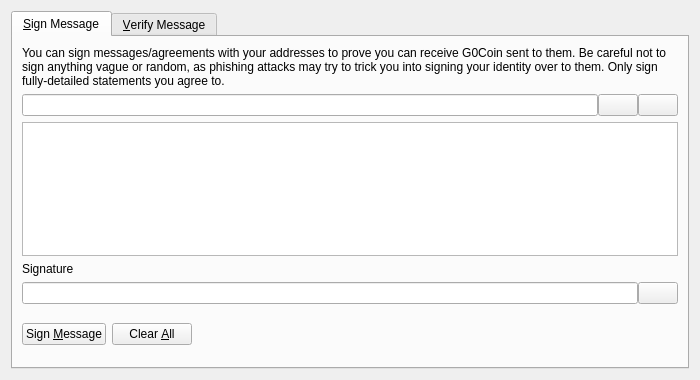
<?xml version="1.0" encoding="UTF-8"?>
<ui version="4.0">
 <class>SignVerifyMessageDialog</class>
 <widget class="QDialog" name="SignVerifyMessageDialog">
  <property name="geometry">
   <rect>
    <x>0</x>
    <y>0</y>
    <width>700</width>
    <height>380</height>
   </rect>
  </property>
  <property name="windowTitle">
   <string>Signatures - Sign / Verify a Message</string>
  </property>
  <property name="modal">
   <bool>true</bool>
  </property>
  <layout class="QVBoxLayout" name="verticalLayout">
   <item>
    <widget class="QTabWidget" name="tabWidget">
     <property name="currentIndex">
      <number>0</number>
     </property>
     <widget class="QWidget" name="tabSignMessage">
      <attribute name="title">
       <string>&amp;Sign Message</string>
      </attribute>
      <layout class="QVBoxLayout" name="verticalLayout_SM">
       <item>
        <widget class="QLabel" name="infoLabel_SM">
         <property name="text">
          <string>You can sign messages/agreements with your addresses to prove you can receive G0Coin sent to them. Be careful not to sign anything vague or random, as phishing attacks may try to trick you into signing your identity over to them. Only sign fully-detailed statements you agree to.</string>
         </property>
         <property name="textFormat">
          <enum>Qt::PlainText</enum>
         </property>
         <property name="wordWrap">
          <bool>true</bool>
         </property>
        </widget>
       </item>
       <item>
        <layout class="QHBoxLayout" name="horizontalLayout_1_SM">
         <property name="spacing">
          <number>0</number>
         </property>
         <item>
          <widget class="QValidatedLineEdit" name="addressIn_SM">
           <property name="toolTip">
            <string>The G0Coin address to sign the message with</string>
           </property>
          </widget>
         </item>
         <item>
          <widget class="QPushButton" name="addressBookButton_SM">
           <property name="toolTip">
            <string>Choose previously used address</string>
           </property>
           <property name="text">
            <string/>
           </property>
           <property name="shortcut">
            <string>Alt+A</string>
           </property>
           <property name="autoDefault">
            <bool>false</bool>
           </property>
          </widget>
         </item>
         <item>
          <widget class="QPushButton" name="pasteButton_SM">
           <property name="toolTip">
            <string>Paste address from clipboard</string>
           </property>
           <property name="text">
            <string/>
           </property>
           <property name="shortcut">
            <string>Alt+P</string>
           </property>
           <property name="autoDefault">
            <bool>false</bool>
           </property>
          </widget>
         </item>
        </layout>
       </item>
       <item>
        <widget class="QPlainTextEdit" name="messageIn_SM">
         <property name="toolTip">
          <string>Enter the message you want to sign here</string>
         </property>
        </widget>
       </item>
       <item>
        <widget class="QLabel" name="signatureLabel_SM">
         <property name="text">
          <string>Signature</string>
         </property>
         <property name="textFormat">
          <enum>Qt::PlainText</enum>
         </property>
        </widget>
       </item>
       <item>
        <layout class="QHBoxLayout" name="horizontalLayout_2_SM">
         <property name="spacing">
          <number>0</number>
         </property>
         <item>
          <widget class="QLineEdit" name="signatureOut_SM">
           <property name="font">
            <font>
             <italic>true</italic>
            </font>
           </property>
           <property name="readOnly">
            <bool>true</bool>
           </property>
          </widget>
         </item>
         <item>
          <widget class="QPushButton" name="copySignatureButton_SM">
           <property name="toolTip">
            <string>Copy the current signature to the system clipboard</string>
           </property>
           <property name="text">
            <string/>
           </property>
           <property name="autoDefault">
            <bool>false</bool>
           </property>
          </widget>
         </item>
        </layout>
       </item>
       <item>
        <layout class="QHBoxLayout" name="horizontalLayout_3_SM">
         <item>
          <widget class="QPushButton" name="signMessageButton_SM">
           <property name="toolTip">
            <string>Sign the message to prove you own this G0Coin address</string>
           </property>
           <property name="text">
            <string>Sign &amp;Message</string>
           </property>
           <property name="autoDefault">
            <bool>false</bool>
           </property>
          </widget>
         </item>
         <item>
          <widget class="QPushButton" name="clearButton_SM">
           <property name="toolTip">
            <string>Reset all sign message fields</string>
           </property>
           <property name="text">
            <string>Clear &amp;All</string>
           </property>
           <property name="autoDefault">
            <bool>false</bool>
           </property>
          </widget>
         </item>
         <item>
          <spacer name="horizontalSpacer_1_SM">
           <property name="orientation">
            <enum>Qt::Horizontal</enum>
           </property>
           <property name="sizeHint" stdset="0">
            <size>
             <width>40</width>
             <height>48</height>
            </size>
           </property>
          </spacer>
         </item>
         <item>
          <widget class="QLabel" name="statusLabel_SM">
           <property name="font">
            <font>
             <weight>75</weight>
             <bold>true</bold>
            </font>
           </property>
           <property name="text">
            <string/>
           </property>
           <property name="wordWrap">
            <bool>true</bool>
           </property>
          </widget>
         </item>
         <item>
          <spacer name="horizontalSpacer_2_SM">
           <property name="orientation">
            <enum>Qt::Horizontal</enum>
           </property>
           <property name="sizeHint" stdset="0">
            <size>
             <width>40</width>
             <height>48</height>
            </size>
           </property>
          </spacer>
         </item>
        </layout>
       </item>
      </layout>
     </widget>
     <widget class="QWidget" name="tabVerifyMessage">
      <attribute name="title">
       <string>&amp;Verify Message</string>
      </attribute>
      <layout class="QVBoxLayout" name="verticalLayout_VM">
       <item>
        <widget class="QLabel" name="infoLabel_VM">
         <property name="text">
          <string>Enter the receiver's address, message (ensure you copy line breaks, spaces, tabs, etc. exactly) and signature below to verify the message. Be careful not to read more into the signature than what is in the signed message itself, to avoid being tricked by a man-in-the-middle attack. Note that this only proves the signing party receives with the address, it cannot prove sendership of any transaction!</string>
         </property>
         <property name="textFormat">
          <enum>Qt::PlainText</enum>
         </property>
         <property name="alignment">
          <set>Qt::AlignLeading|Qt::AlignLeft|Qt::AlignTop</set>
         </property>
         <property name="wordWrap">
          <bool>true</bool>
         </property>
        </widget>
       </item>
       <item>
        <layout class="QHBoxLayout" name="horizontalLayout_1_VM">
         <property name="spacing">
          <number>0</number>
         </property>
         <item>
          <widget class="QValidatedLineEdit" name="addressIn_VM">
           <property name="toolTip">
            <string>The G0Coin address the message was signed with</string>
           </property>
          </widget>
         </item>
         <item>
          <widget class="QPushButton" name="addressBookButton_VM">
           <property name="toolTip">
            <string>Choose previously used address</string>
           </property>
           <property name="text">
            <string/>
           </property>
           <property name="shortcut">
            <string>Alt+A</string>
           </property>
           <property name="autoDefault">
            <bool>false</bool>
           </property>
          </widget>
         </item>
        </layout>
       </item>
       <item>
        <widget class="QPlainTextEdit" name="messageIn_VM"/>
       </item>
       <item>
        <widget class="QValidatedLineEdit" name="signatureIn_VM"/>
       </item>
       <item>
        <layout class="QHBoxLayout" name="horizontalLayout_2_VM">
         <item>
          <widget class="QPushButton" name="verifyMessageButton_VM">
           <property name="toolTip">
            <string>Verify the message to ensure it was signed with the specified G0Coin address</string>
           </property>
           <property name="text">
            <string>Verify &amp;Message</string>
           </property>
           <property name="autoDefault">
            <bool>false</bool>
           </property>
          </widget>
         </item>
         <item>
          <widget class="QPushButton" name="clearButton_VM">
           <property name="toolTip">
            <string>Reset all verify message fields</string>
           </property>
           <property name="text">
            <string>Clear &amp;All</string>
           </property>
           <property name="autoDefault">
            <bool>false</bool>
           </property>
          </widget>
         </item>
         <item>
          <spacer name="horizontalSpacer_1_VM">
           <property name="orientation">
            <enum>Qt::Horizontal</enum>
           </property>
           <property name="sizeHint" stdset="0">
            <size>
             <width>40</width>
             <height>48</height>
            </size>
           </property>
          </spacer>
         </item>
         <item>
          <widget class="QLabel" name="statusLabel_VM">
           <property name="font">
            <font>
             <weight>75</weight>
             <bold>true</bold>
            </font>
           </property>
           <property name="text">
            <string/>
           </property>
           <property name="wordWrap">
            <bool>true</bool>
           </property>
          </widget>
         </item>
         <item>
          <spacer name="horizontalSpacer_2_VM">
           <property name="orientation">
            <enum>Qt::Horizontal</enum>
           </property>
           <property name="sizeHint" stdset="0">
            <size>
             <width>40</width>
             <height>48</height>
            </size>
           </property>
          </spacer>
         </item>
        </layout>
       </item>
      </layout>
     </widget>
    </widget>
   </item>
  </layout>
 </widget>
 <customwidgets>
  <customwidget>
   <class>QValidatedLineEdit</class>
   <extends>QLineEdit</extends>
   <header>qvalidatedlineedit.h</header>
  </customwidget>
 </customwidgets>
 <resources>
  <include location="../g0coin.qrc"/>
 </resources>
 <connections/>
</ui>
